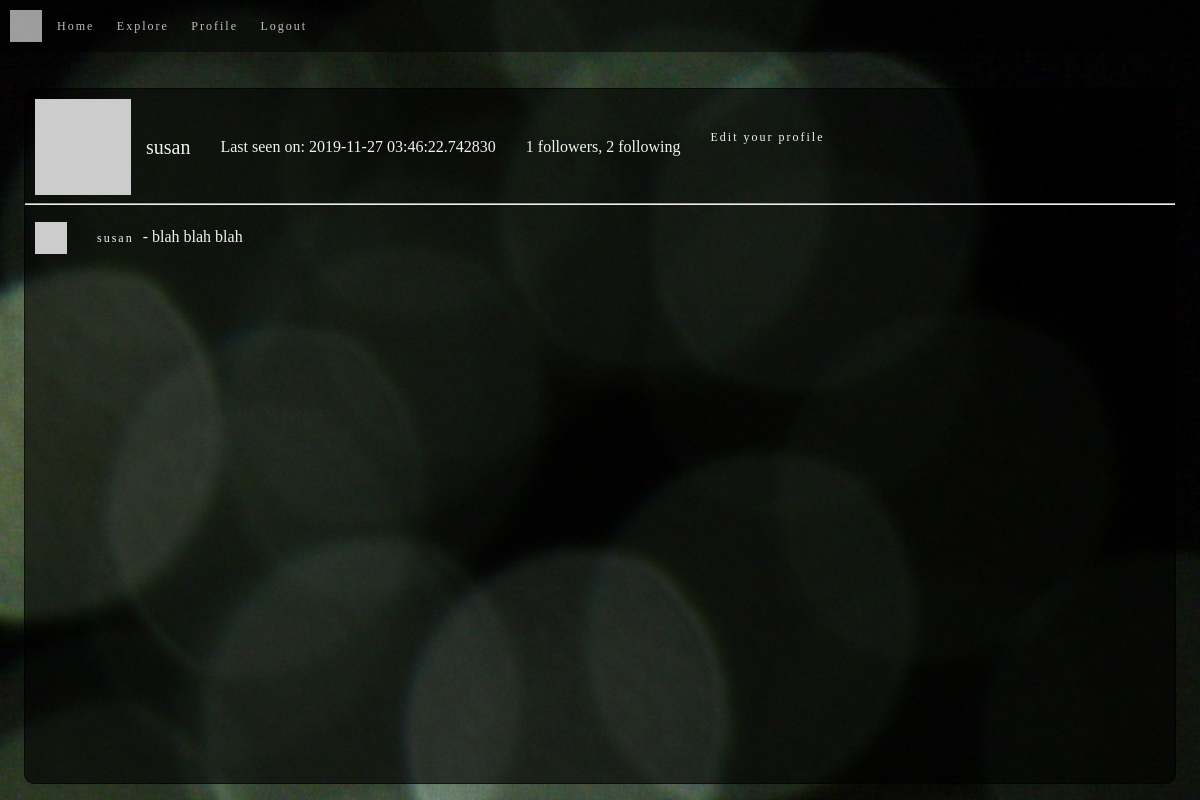
Before: /user/susan (signed in) with the older database file.
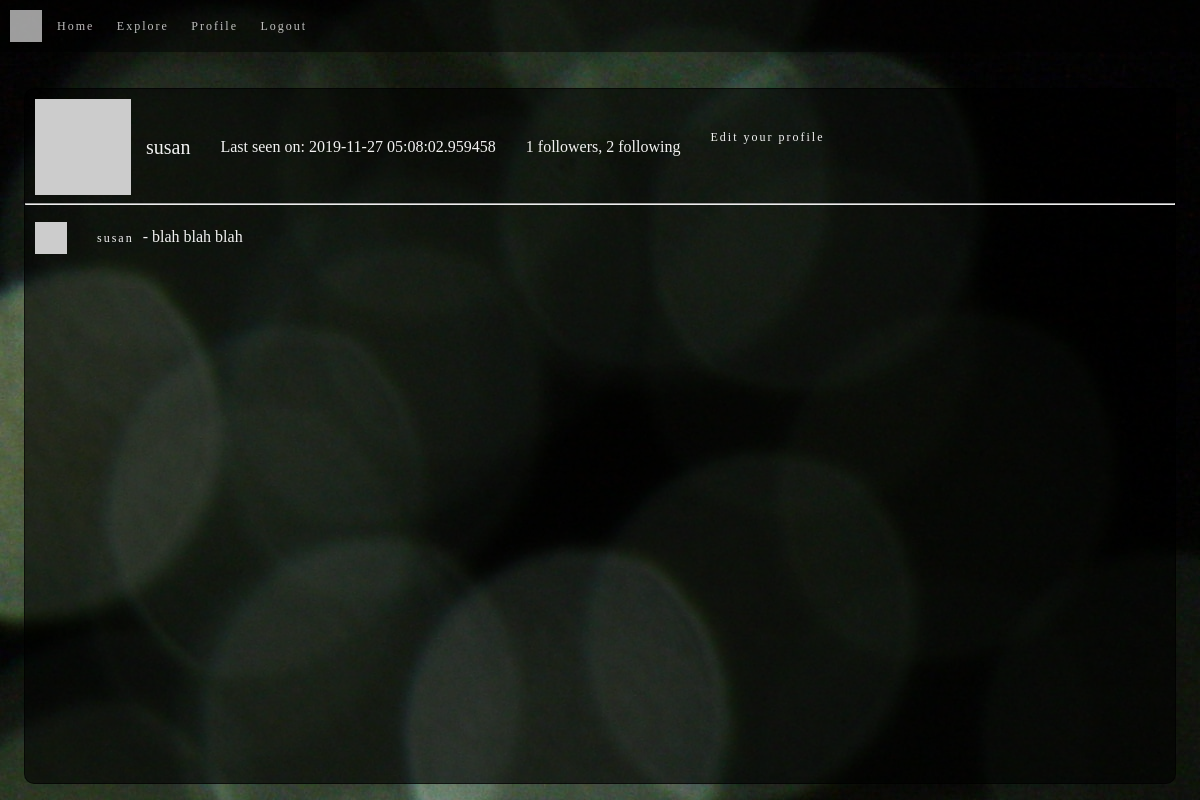
After: the same page with the newer database file.
### app/models.py (models this page shows, shortened)
class User(UserMixin, db.Model):
    id = db.Column(db.Integer, primary_key=True)
    username = db.Column(db.String(64), index=True, unique=True)
    email = db.Column(db.String(120), index=True, unique=True)
    password_hash = db.Column(db.String(128))
    posts = db.relationship('Post', backref='author', lazy='dynamic')
    about_me = db.Column(db.String(140))
    last_seen = db.Column(db.DateTime, default=datetime.utcnow)
    followed = db.relationship(
        'User', secondary=followers,
        primaryjoin=(followers.c.follower_id == id),
        secondaryjoin=(followers.c.followed_id == id),
        backref=db.backref('followers', lazy='dynamic'), lazy='dynamic')
    def avatar(self):
        digest = md5(self.email.lower().encode('utf-8')).hexdigest()
        return avatar_dicebear("jdenticon", digest[12:])

class Post(db.Model):
    id = db.Column(db.Integer, primary_key=True)
    body = db.Column(db.String(140))
    timestamp = db.Column(db.DateTime, index=True, default=datetime.utcnow)
    user_id = db.Column(db.Integer, db.ForeignKey('user.id'))

### app/routes.py (the view)
@app.route('/user/<username>')
@login_required
def user(username):
    user = User.query.filter_by(username=username).first_or_404()
    page = request.args.get('page', 1, type=int)
    posts = user.posts.order_by(Post.timestamp.desc()).paginate(
        page, app.config['POSTS_PER_PAGE'], False)
    next_url = url_for('/user/{}'.format(username), page=posts.next_num) if posts.has_next else None
    prev_url = url_for('/user/{}'.format(username), page=posts.prev_num) if posts.has_prev else None
    return render_template('user.html', user=user, posts=posts.items, next_url=next_url, prev_url=prev_url)

### app/models.py (called while the page is built)
@login.user_loader
def load_user(id):
    return User.query.get(int(id))

### app/routes.py (called while the page is built)
@app.before_request
def before_request():
    if current_user.is_authenticated:
        current_user.last_seen = datetime.utcnow()
        db.session.commit()

### app/utils.py (called while the page is built)
def avatar_dicebear(sprite, seed, mood=None):
    valid_sprites = [
        "male", "female", "human", "identicon",
        "initials", "bottts", "avataaars", "jdenticon", "gridy"]
    valid_moods = ["happy", "sad", "surprised"]
    if sprite not in valid_sprites:
        return "SPRITE MUST BE ONE OF : {}".format(", ".join(valid_sprites))
    if (mood is not None) and (mood in valid_moods):
        return "https://avatars.dicebear.com/v2/{sprites}/{seed}.svg?options[mood][]={mood}".format(sprites=sprite, seed=seed, mood=mood)
    return "https://avatars.dicebear.com/v2/{sprites}/{seed}.svg".format(sprites=sprite, seed=seed)

### app/templates/user.html (shortened to what this page needs)
{% extends "base.html" %}
{% block content %}
    <section class="profile-head">
        <img src="{{ user.avatar() }}" width="96px">
        <div class="profile-neck">
            <h1>{{ user.username }}</h1>
            {% if user.last_seen %}<p>Last seen on: {{ user.last_seen }}</p>{% endif %}
            <p>{{ user.followers.count() }} followers, {{ user.followed.count() }} following</p>
            {% if user == current_user %}
            <a href="{{ url_for('edit_profile') }}">Edit your profile</a>
            {% elif not current_user.is_following(user) %}
            <a href="{{ url_for('follow', username=user.username) }}">Follow</a>
            {% else %}
            <a href="{{ url_for('unfollow', username=user.username) }}">Unfollow</a>
            {% endif %}
        </div>
    </section>
    <hr>
    {% for post in posts %}
        {% include "_post.html" %}
    {% endfor %}
    {% endblock %}

### app/templates/base.html (shortened to what this page needs)
<html lang="en">
<head>
    <link rel="stylesheet" href="{{ url_for('static', filename='css/index.css') }}" />
</head>
<body>
    <div class="header">
        {% if current_user.is_anonymous %}
            <img class="oc" src="https://avatars.dicebear.com/v2/jdenticon/c6b77e1f09d30ce103741f3174a7a68d.svg" />
        {% else %}
            <img class="oc" src="{{ current_user.avatar() }}" />
        {% endif %}
        <nav id="nav-bar">
            <a href="{{ url_for('index') }}">Home</a>
            <a href="{{ url_for('explore') }}">Explore</a>
            {% if current_user.is_anonymous %}
            <a href="{{ url_for('login') }}">Login</a>
            {% else %}
            <a href="{{ url_for('user', username=current_user.username) }}">Profile</a>
            <a href="{{ url_for('logout') }}">Logout</a>
            {% endif %}
        </nav>
    </div>
    <div class="body-content">
        {% block content %}{% endblock %}
    </div>
</body>
</html>

### app/templates/_post.html
<section class="user-post">
    <img src="{{ post.author.avatar() }}" width="32px">
    <p class="user-posted">
        <a href="{{ url_for('user', username=post.author.username) }}">{{ post.author.username }}</a>
         - <b>{{ post.body }}</b>
    </p>
</section>

### app/static/css/index.css (style rules this page uses)
html, body, div, span, applet, object, iframe, h1, h2, h3, h4, h5, h6, p, blockquote, pre, a, abbr, acronym, address, big, cite, code, del, dfn, em, img, ins, kbd, q, s, samp, small, strike, strong, sub, sup, tt, var, b, u, i, center, dl, dt, dd, ol, ul, li, fieldset, form, label, legend, table, caption, tbody, tfoot, thead, tr, th, td, article, aside, canvas, details, embed, figure, figcaption, footer, header, hgroup, menu, nav, output, ruby, section, summary, time, mark, audio, video { margin: 0; padding: 0; border: 0; font-size: 100%; font: inherit; vertical-align: baseline; }
article, aside, details, figcaption, figure, footer, header, hgroup, menu, nav, section { display: block; }
body { line-height: 1; }
* { box-sizing: border-box; }
html { font-size: 62.5%; }
html, body { font-family: 'sans-serif'; }
a { color: #f2f2f2; text-decoration: none; padding: 5px; }
body { margin: 0; }
.header { display: flex; flex-flow: row wrap; align-items: center; }
.header, .footer { background: rgba(0, 1, 1, 0.6); padding: 1rem; opacity: 77%; }
body { background-image: url("../images/becca-romine-Lll4QeybDEg-unsplash.jpg"); display: flex; flex-direction: column; }
.oc { src: url("../images/octocat.png"); width: 16px; height: 16px; }
@media (min-width: 375px) { .oc { width: 32px; height: 32px; } }
.body-content { opacity: 100%; padding: 2rem; color: #f2f2f2; position: absolute; overflow-y: auto; top: 11%; bottom: 2%; left: 2%; right: 2%; background-color: rgba(0, 1, 1, 0.6); border-radius: 1rem; border: 1px solid rgba(0, 1, 1, 0.6); scrollbar-color: #000101; }
.body-content h1 { padding: 1.5rem; }
@media (min-width: 375px) { .body-content { font-size: 1.4rem; line-height: 1.6rem; padding: 1rem 0; } }
@media (min-width: 768px) { .body-content { font-size: 1.6rem; line-height: 1.8rem; } }
.body-content p { padding: 1.5rem; }
h1 { font-size: 2rem; color: #f2f2f2; }
a { font-size: 1.2rem; letter-spacing: 0.2rem; padding-left: 1.5rem; }
.user-post, .profile-head { display: flex; align-items: center; flex-wrap: wrap; padding-left: 1rem; color: #f2f2f2; background-color: rgba(0, 0, 0, 0); }
.profile-neck { display: flex; flex-wrap: wrap; }

Changed rows visible on the page:
changed User "susan": last_seen "2019-11-27 03:46:22.742830" → "2019-11-27 05:08:02.959458"
